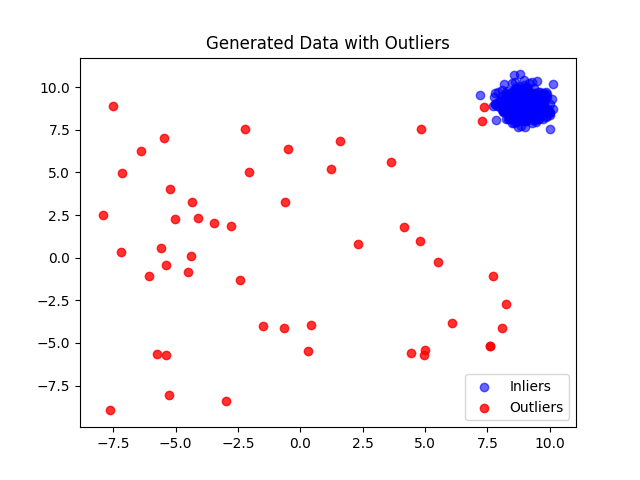

The script that saved this image:
from pyod.utils.data import generate_data 
import matplotlib.pyplot as plt
import numpy as np

X_train, X_test, y_train, y_test = generate_data(400,100,2,0.1)

X = np.concatenate([X_train, X_test])
y = np.concatenate([y_train, y_test])

plt.scatter(X[y == 0, 0], X[y == 0, 1], c='blue', label='Inliers', alpha=0.6)
plt.scatter(X[y == 1, 0], X[y == 1, 1], c='red', label='Outliers', alpha=0.8)
plt.legend()
plt.title("Generated Data with Outliers")
plt.savefig("Lab1/ex1.png")